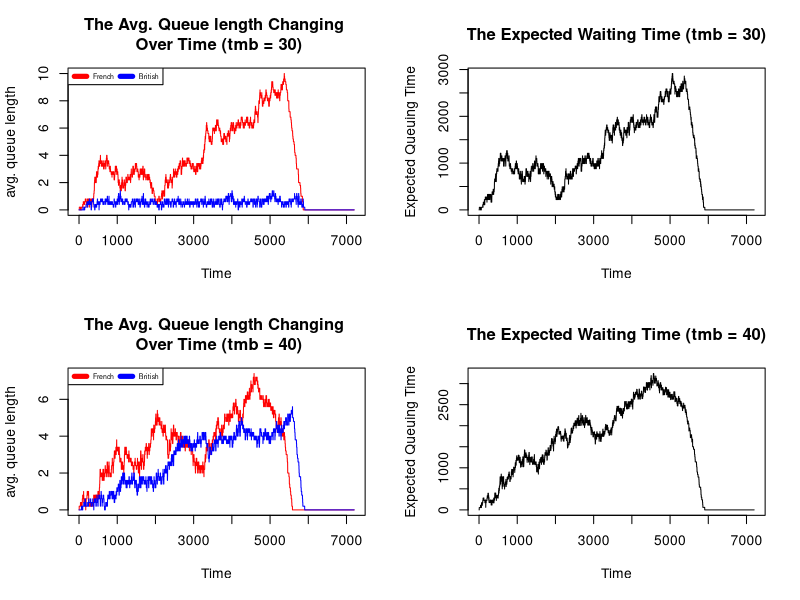

Recreate this plot in R.
# the proportion of the work is equally assigned to each team member

set.seed(100000)

slot_checker <- function(df_station, max_queue) {
    # Function to check the available slot in the station
    # Parameters:
    #   - df_station(data.frame): the statistics of the stations
    #   - max_queue(int): maximum number of queue in the stations e.g., French: Inf, British: 20
    # Return:
    #   - availability(bool): Whether there is an available slot or not
    # total_lower_capacity <- nrow(df_station[df_station$queue < max_queue, ])
    total_lower_capacity <- length(which(df_station$queue < max_queue))
    if (total_lower_capacity > 0) {
        availability <- TRUE
    } else {
        availability <- FALSE
    }
    return(availability)
}

add_a_new_car <- function(df_station, max_queue) {
    # Function to add a new car to the shortest queue (if slot available)
    # Parameters:
    #   - df_station(data.frame): the statistics of the stations
    #   - max_queue(int): maximum number of queue in the stations e.g., French: Inf, British: 20
    # Return:
    #   - df_station(data.frame): the statistics of the stations with new car if slot is available.
    short_queue <- min(df_station$queue)
    short_stations <- which(df_station$queue == short_queue & df_station$queue < max_queue)

    if (length(short_stations) > 0) {
        df_station$queue[short_stations[1]] <- df_station$queue[short_stations[1]] + 1
    }
    return(df_station)
}

process_a_car <- function(state, df_station, pmin, pmax) {
    # Function to process a car (update the queue, subtract a car from the queue, assign a new car to be processed)
    # Parameters:
    #   - state(int): The current state (s)
    #   - df_station(data.frame): the statistics of the stations
    #   - pmin(int): the lower bound of processing time (alpha in the Uniform distribution)
    #   - pmin(int): the upper bound of processing time (beta in the Uniform distribution)
    # Return:
    #   - df_station(data.frame): the statistics of the stations with updated state and queue
    df_station["next_car"] <- state <= df_station$next_state

    available_station <- which(df_station$next_car == TRUE & df_station$queue > 0)
    total_available_station <- length(available_station)

    processing_time <- runif(total_available_station, min = pmin, max = pmax)
    processing_time <- ceiling(processing_time)

    if (length(available_station) > 0) {
        df_station$next_state[available_station] <- state - processing_time
        df_station$queue[available_station] <- df_station$queue[available_station] - 1
    }
    return(df_station)
}

qsim <- function(mf = 5, mb = 5, a.rate = .1, trb = 40, trf = 40, tmb = 30, tmf = 30, maxb = 20) {
    # Function to simulate the system
    # Parameters:
    #   - mf(int): Number of French stations
    #   - mb(int): Number of British stations
    #   - a.rate(float): is the probability of a car arriving each second.
    #   - trb(int): upper bound of processing time in british stations (beta)
    #   - trf(int): upper bound of processing time in french stations (beta)
    #   - tmb(int): lower bound of processing time in british stations (alpha)
    #   - tmf(int): lower bound of processing time in french stations (alpha)
    #   - maxb(int):  the maximum british queue length (per station)
    # Returns:
    #   - nf(vector): a vector giving the average length of the french queues, for each simulation second
    #   - nb(vector): a vector giving the average length of the british queues, for each simulation second
    #   - eq(vector): a vector giving the average expected waiting time

    total_state <- 2 * 60 * 60
    france_station <- data.frame(
        "station" = 1:mf,
        "queue" = rep(0, mf),
        "next_state" = total_state,
        "next_car" = TRUE
    )
    british_station <- data.frame(
        "station" = 1:mb,
        "queue" = rep(0, mb),
        "next_state" = total_state,
        "next_car" = TRUE
    )

    nf <- c()
    nb <- c()
    eq <- c()

    while (total_state > 0) {
        # To stop the process 30 mins before departure.
        if (total_state >= (30 * 60)) {
            is_car_arrive <- rbinom(1, 1, a.rate)
        } else {
            is_car_arrive <- FALSE
        }

        # Check the british availibility
        is_british_available <- slot_checker(british_station, max_queue = maxb)

        # Get Stats for queue at the current state
        n_state_f <- sum(france_station$queue)
        n_state_b <- sum(british_station$queue)

        # Add a new car to the French stations
        if (is_car_arrive) {
            france_station <- add_a_new_car(france_station, max_queue = Inf)
        }

        # Process a car on the French Station
        if (is_british_available) {
            france_station <- process_a_car(total_state, france_station, pmin = tmf, pmax = tmf + trf)
        }

        # Add a new car to the British stations
        if (is_british_available & sum(france_station$queue) < n_state_f) {
            british_station <- add_a_new_car(british_station, max_queue = maxb)
            n_state_f <- sum(france_station$queue)
        }

        # Process a car on the British Station
        british_station <- process_a_car(total_state, british_station, pmin = tmb, pmax = tmb + trb)

        # Get statistic for average processing time, derived from normal distribution
        mean_proc_time_french <- (trf + tmf + trf) / 2
        mean_proc_time_british <- (trb + tmb + trb) / 2

        # Combine the satistics data
        nf <- append(nf, mean(france_station$queue))
        nb <- append(nb, mean(british_station$queue))
        eq <- append(eq, (n_state_f * mean_proc_time_french) + (n_state_b * mean_proc_time_british))

        # Go one step ahead
        total_state <- total_state - 1
    }
    return(list(nf = nf, nb = nb, eq = eq))
}

res1 <- qsim(mf = 5, mb = 5, a.rate = .1, trb = 40, trf = 40, tmb = 30, tmf = 30, maxb = 20)
res2 <- qsim(mf = 5, mb = 5, a.rate = .1, trb = 40, trf = 40, tmb = 40, tmf = 30, maxb = 20)

df_stat1 <- data.frame(
    time = 1:7200,
    nf = unlist(res1$nf),
    nb = unlist(res1$nb),
    eq = unlist(res1$eq)
)
df_stat2 <- data.frame(
    time = 1:7200,
    nf = unlist(res2$nf),
    nb = unlist(res2$nb),
    eq = unlist(res2$eq)
)

# Combine these plot into a single of graph (4 panels 2x2)
par(mfrow = c(2, 2))
plot(df_stat1$nf, type = "l", xlab = "Time", ylab = "avg. queue length", main = "The Avg. Queue length Changing \n Over Time (tmb = 30)", col = "red")
lines(df_stat1$nb, col = "blue")
legend(x = "topleft", inset = 0, legend = c("French", "British"), col = c("Red", "Blue"), lwd = 5, cex = .5, horiz = TRUE)
plot(df_stat1$eq, type = "l", xlab = "Time", ylab = "Expected Queuing Time", main = "The Expected Waiting Time (tmb = 30)")
plot(df_stat2$nf, type = "l", xlab = "Time", ylab = "avg. queue length", main = "The Avg. Queue length Changing \n Over Time (tmb = 40)", col = "red")
lines(df_stat2$nb, col = "blue")
legend(x = "topleft", inset = 0, legend = c("French", "British"), col = c("Red", "Blue"), lwd = 5, cex = .5, horiz = TRUE)
plot(df_stat2$eq, type = "l", xlab = "Time", ylab = "Expected Queuing Time", main = "The Expected Waiting Time (tmb = 40)")


# Simulation through 100 iterations with default parameters
simulations <- c()
n_simulation <- 100
for (i in 1:n_simulation) {
    iter_res <- qsim(mf = 5, mb = 5, a.rate = .1, trb = 40, trf = 40, tmb = 30, tmf = 30, maxb = 20)
    gt_0 <- (iter_res$nf[7200] + iter_res$nb[7200]) > 0
    simulations <- c(simulations, gt_0)
}
# Proabbility of at least 1 car left
probability_missing_car <- sum(simulations) / n_simulation
probability_missing_car

### a brief discussion of the implications of small extra delays in British checking
# The average queue length change over time at British Station shows an increase after applying a small extra delays in British checking.
# A small increase in extra delays of 10 seconds leads to a significant rise in the mean of average queue length change over time from 0.46 to 2.22.
# This means that a 20% increase in extra delays causes a nearly 38% increase in the mean of average queue length change over time.
# Similarly, the mean of expected waiting time for the whole system also increases by nearly 36%, from 1051.74 to 1432.54.
# In short, a small extra delays in British checking will caused a increasing of expected waiting time and average queue length change over time.

# Another Findings: 
#1. We saw the probability of at least there is one missing car with the default parameter on 100runs is 0. We could get a higher probability by increasing the `a.rate`. All of 100 simulation have at least 1 car left if we doubled the a.rate (0.2)
#2. We noticed that by using default parameters, which the distribution of processing time between French and British stations are the same, it made the British stations never reach maximum queue (20cars). We can either add more stations on the French or reduce number of British station.
#3. We optimized our initial code that reduced the time duration (@simulation) from 6s to 0.8s by reducing the data frame size, slicing using `which`, and use df$col instead of df['col']. Further, this finding could be a rule of thumb of utilizing data frame.